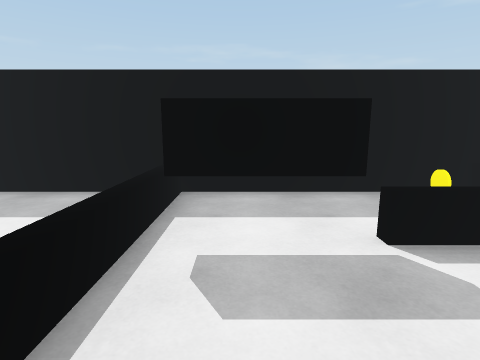
view 1 (above)

12 first-person views from a walk through a scene from a Unity 3-D project. The camera is 1.5 m above the floor, tilts 10° down and sees 80° across. The floor is counted in squares, 1 m on a side. Each view is taken from the middle of a square. On the plan, view 1 faces up. The plan holds only what a view shows up to about 14 squares ahead; the rest is blank. The place goes on beyond the plan. The player character is not drawn.

view 2
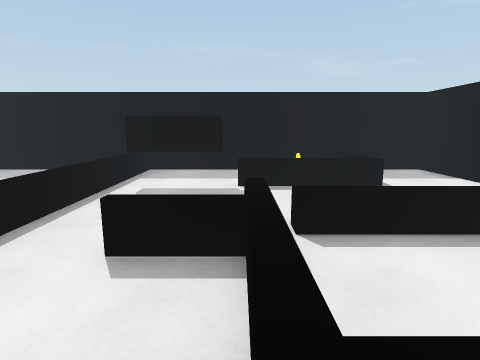

view 3
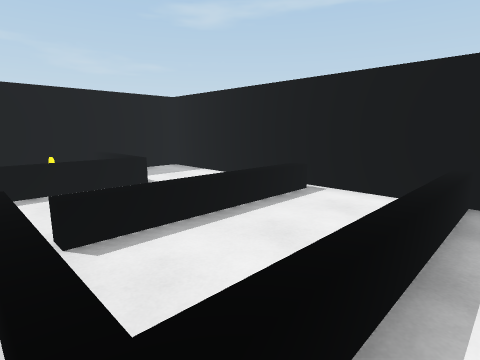

view 4
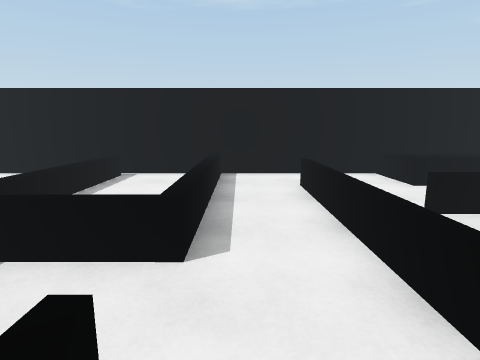

view 5
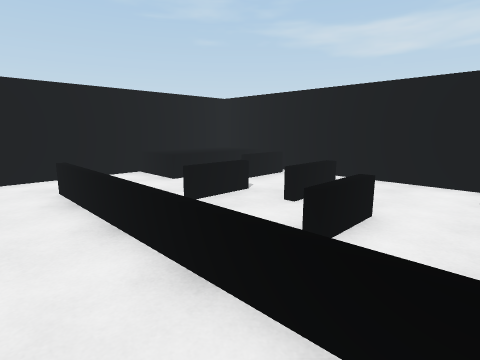

view 6
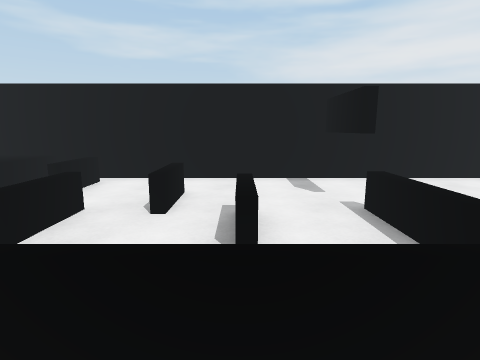

view 7
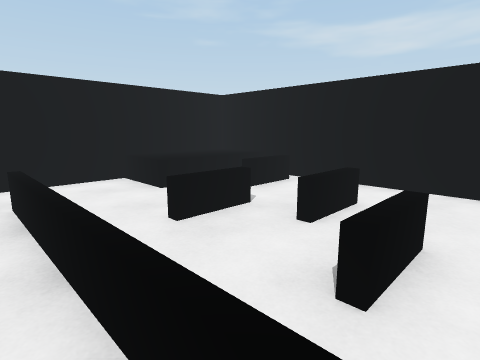

view 8
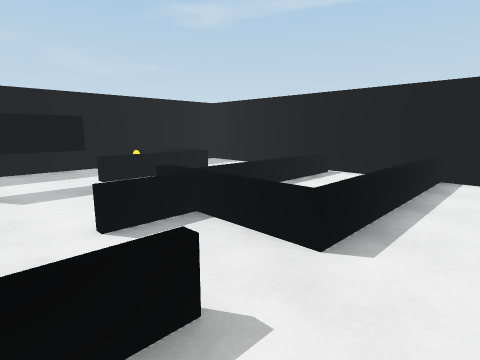

view 9
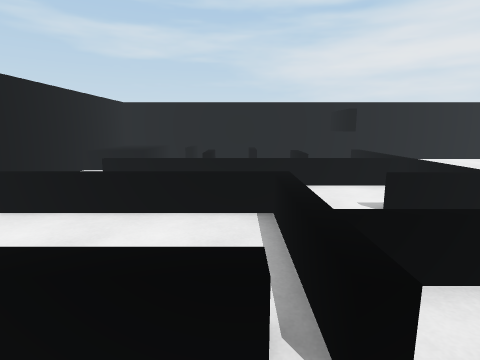

view 10
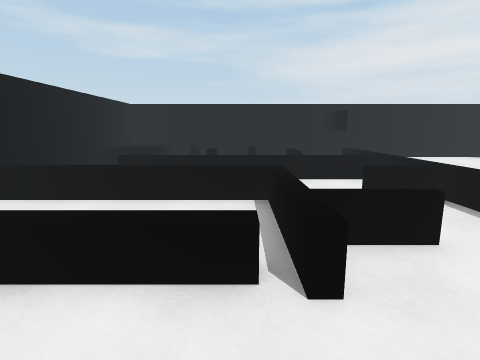

view 11
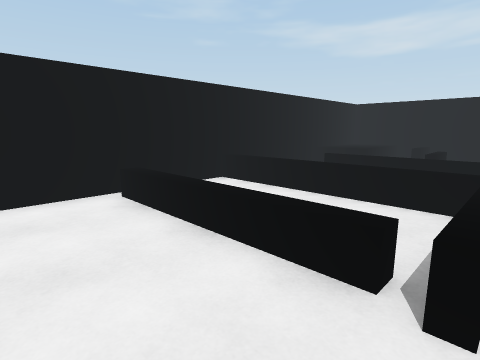

view 12
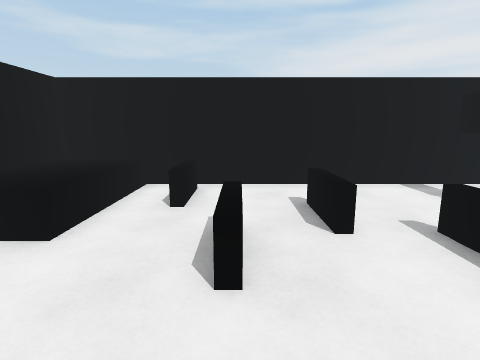

### Floor plan
Key: @ floor where view 1 was taken; # wall or solid block; x gap in a wall; . floor; = window, fence, low wall or low ledge; ^ raised ledge; C coin; T thing the floor can be seen under or through.
Columns run from 4 left of view 1 to 9 right of it. Each row starts with its distance up from view 1.
  7 ##############
  6  .==....C==..#
  5  .==.....==..#
  4  .=#TTx====..#
  3   =..........#
  2   =..........#
  1   =...=......#
  0   =.@.=^^^^^^#
 -1    ..==......#
 -2   =...=......#
 -3   ===.=======#
 -4   =..........#
 -5   =..........#
 -6   ==========.#
 -7   =..........#
 -8   =..=..=....#
 -9   =..==.=..^^#
-10   x...=....^^#
-11   #...=..=.^^#
-12  .x......x.^^#
-13 ##############

Positions as (right, up) in squares from view 1, and headings:
1: (0, 0), facing up
2: (2, -4), facing up
3: (2, -4), facing up-right
4: (-1, -4), facing right
5: (-1, -4), facing down-right
6: (1, -4), facing down
7: (0, -5), facing down-right
8: (-1, -5), facing up-right
9: (3, 2), facing down
10: (3, 3), facing down
11: (2, 3), facing down-right
12: (4, -5), facing down
